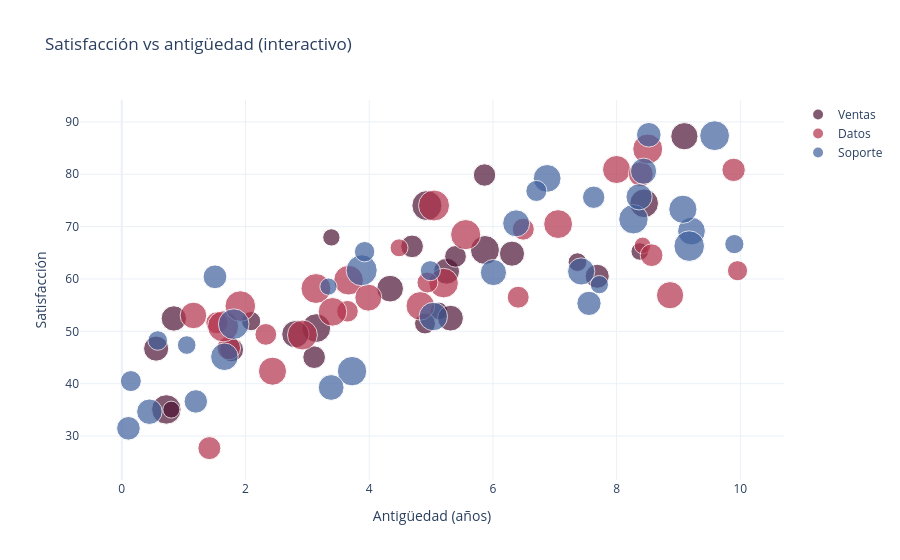

Write notebook code for a chart like this one.
### Markdown cell above
## 4 · Plotly Express: gráficos interactivos

Con **pocas líneas** obtienes gráficos con *zoom*, *hover* y filtros. En Jupyter/Colab son interactivos (prueba pasar el cursor sobre los puntos).

### Code cell
fig = px.scatter(
    empleados, x="antiguedad", y="satisfaccion",
    color="equipo", size="tamano", size_max=22,
    color_discrete_map={"Ventas": VINO, "Datos": BERRY, "Soporte": AZUL},
    labels={"antiguedad": "Antigüedad (años)", "satisfaccion": "Satisfacción"},
    title="Satisfacción vs antigüedad (interactivo)",
)
fig.update_layout(template="plotly_white", legend_title_text="")
fig.show()

### Figure 1 — Plotly figure (JSON) as saved in the notebook; plotly's stock layout.template omitted (floating-point values rounded to 4 significant figures)
{"data": [{"hovertemplate": "equipo=Ventas<br>Antigüedad (años)=%{x}<br>Satisfacción=%{y}<br>tamano=%{marker.size}<extra></extra>", "legendgroup": "Ventas", "marker": {"color": "#4D1434", "size": [8.974, 10.19, 24.02, 8.979, 25.16, 18.29, 21.55, 14.84, 10.74, 19.5, 8.353, 20.69, 14.87, 12.7, 14.51, 26.18, 18.59, 13.66, 23.84, 16.77, 21.49, 24.29, 19.24, 18.25, 16.66, 8.717], "sizemode": "area", "sizeref": 0.0578, "symbol": "circle"}, "mode": "markers", "name": "Ventas", "orientation": "v", "showlegend": true, "type": "scatter", "x": [5.127, 7.367, 3.145, 8.374, 0.7206, 0.5557, 2.806, 3.11, 2.091, 5.251, 0.8005, 4.338, 4.693, 4.902, 5.864, 4.933, 0.8412, 5.395, 8.445, 7.686, 9.096, 5.871, 5.314, 6.308, 1.775, 3.389], "xaxis": "x", "y": [53.9, 63.21, 50.62, 65.25, 35.07, 46.69, 49.45, 45.06, 51.94, 61.47, 35.04, 58.14, 66.22, 51.49, 79.85, 74.01, 52.45, 64.31, 74.45, 60.51, 87.26, 65.53, 52.51, 64.82, 46.46, 67.93], "yaxis": "y"}, {"hovertemplate": "equipo=Datos<br>Antigüedad (años)=%{x}<br>Satisfacción=%{y}<br>tamano=%{marker.size}<extra></extra>", "legendgroup": "Datos", "marker": {"color": "#B2324B", "size": [21.51, 25.31, 22.79, 12.69, 20.44, 8.09, 16.03, 25.91, 14.96, 13.98, 13.5, 11.75, 24.15, 13.93, 27.95, 15.85, 26.31, 17.94, 15.31, 9.343, 13.69, 25.94, 22.85, 13.99, 25.49, 23.68, 27.89, 26.05, 23.75, 21.06, 27.2], "sizemode": "area", "sizeref": 0.0578, "symbol": "circle"}, "mode": "markers", "name": "Datos", "orientation": "v", "showlegend": true, "type": "scatter", "x": [8.864, 5.203, 7.999, 4.941, 1.159, 8.42, 1.73, 3.139, 8.565, 1.536, 3.649, 9.955, 7.054, 6.409, 1.638, 9.891, 5.56, 8.391, 1.416, 4.482, 2.329, 2.921, 2.437, 6.491, 3.666, 4.826, 5.048, 8.503, 3.406, 3.986, 1.916], "xaxis": "x", "y": [56.89, 59.2, 80.9, 59.31, 53.03, 66.4, 46.81, 58.17, 64.53, 51.63, 53.83, 61.57, 70.48, 56.51, 50.94, 80.83, 68.46, 80.02, 27.69, 65.94, 49.41, 49.29, 42.38, 69.51, 59.76, 54.85, 74.02, 84.82, 53.72, 56.43, 54.82], "yaxis": "y"}, {"hovertemplate": "equipo=Soporte<br>Antigüedad (años)=%{x}<br>Satisfacción=%{y}<br>tamano=%{marker.size}<extra></extra>", "legendgroup": "Soporte", "marker": {"color": "#40619D", "size": [22.27, 23.47, 8.592, 21.43, 12.75, 25.06, 25.07, 19.81, 15.94, 25.73, 9.696, 22.35, 27.97, 16.16, 22.02, 19.9, 10.69, 12.04, 17.07, 16.41, 27.18, 23.04, 18.82, 19.81, 21.07, 12.83, 14.45, 11.11, 19.23, 17.53, 11.7, 10.04, 27.11], "sizemode": "area", "sizeref": 0.0578, "symbol": "circle"}, "mode": "markers", "name": "Soporte", "orientation": "v", "showlegend": true, "type": "scatter", "x": [9.211, 5.036, 3.341, 7.427, 0.1468, 8.272, 3.723, 6.008, 1.197, 9.584, 7.721, 6.877, 3.878, 0.1073, 1.659, 8.363, 9.903, 3.926, 7.553, 1.507, 1.809, 9.071, 0.4465, 8.436, 6.376, 6.702, 7.629, 0.5811, 3.385, 8.52, 4.988, 1.05, 9.173], "xaxis": "x", "y": [69.13, 52.82, 58.55, 61.43, 40.49, 71.4, 42.38, 61.23, 36.61, 87.36, 58.91, 79.2, 61.65, 31.47, 45.13, 75.68, 66.65, 65.2, 55.33, 60.41, 51.37, 73.31, 34.64, 80.58, 70.62, 76.81, 75.6, 48.24, 39.27, 87.54, 61.58, 47.38, 66.27], "yaxis": "y"}], "layout": {"legend": {"itemsizing": "constant", "title": {"text": ""}, "tracegroupgap": 0}, "title": {"text": "Satisfacción vs antigüedad (interactivo)"}, "xaxis": {"anchor": "y", "domain": [0, 1], "title": {"text": "Antigüedad (años)"}}, "yaxis": {"anchor": "x", "domain": [0, 1], "title": {"text": "Satisfacción"}}}}
